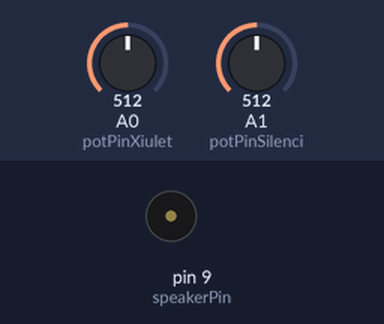
A sketch run on a simulated Arduino Uno, built with avr-gcc and run on an emulated ATmega328P. Shown: buzzer (waves = sounding). The test bench sets the inputs (shaded band); at power-on: A0 (potPinXiulet) = 512, A1 (potPinSilenci) = 512.

Above: at 1.8 s.
1.9 s: A0 (potPinXiulet) set to 122
At 2.5 s:
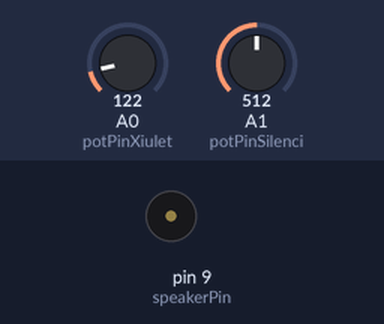
5.4 s: A1 (potPinSilenci) set to 122
At 6.03 s:
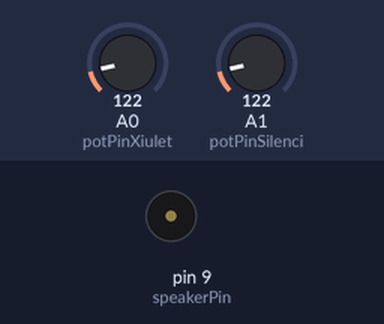
8.9 s: A0 (potPinXiulet) set to 0
At 10.3 s:
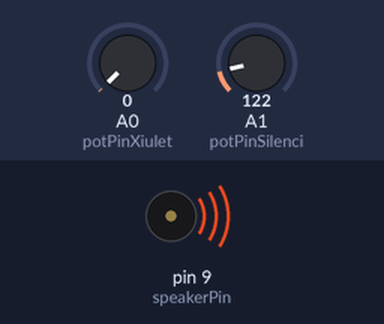
Timing chart, 0 to 11.9 s (numbered marks = the images above; inputs shaded):
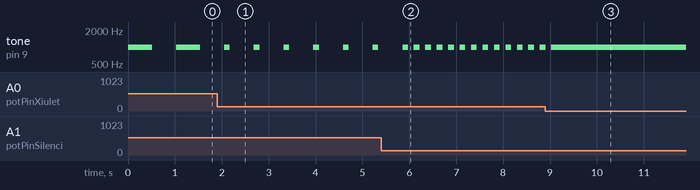

Measured:
- after the input at 1.9 s, tone on pin 9 (speakerPin): alternates 1000 Hz for 0.12 s and silent for 0.51 s, starting after 0.27 s
- after the input at 5.4 s, tone on pin 9 (speakerPin): alternates 1000 Hz for 0.12 s and silent for 0.12 s, starting after 0.70 s
- after the input at 8.9 s, tone on pin 9 (speakerPin): goes on until 9.0 s, then stays 1000 Hz
- by itself, tone on pin 9 (speakerPin): alternates 1000 Hz for 0.51 s and silent for 0.51 s

The sketch:

Ex5.ino
```cpp
const int potPinXiulet = A0;
const int potPinSilenci = A1;
const int speakerPin = 9;
int xiuletDuracion;
int silenciDuracion;

void setup() {

  pinMode(speakerPin, OUTPUT);
  pinMode(potPinXiulet, INPUT);
  pinMode(potPinSilenci, INPUT);
}

void loop() {

  xiuletDuracion = analogRead(potPinXiulet);
  silenciDuracion = analogRead(potPinSilenci);

  tone(speakerPin, 1000, xiuletDuracion);
  delay(xiuletDuracion);
  delay(silenciDuracion);
}
```
